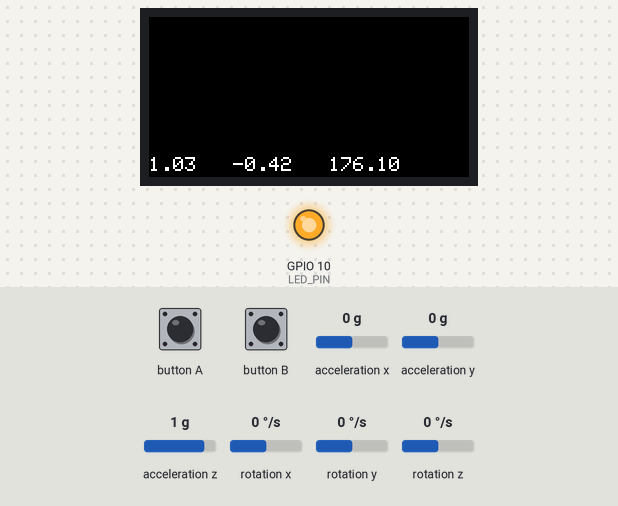
Bench run of a sketch on a simulated ESP32-S3. On the bench: 160×80 colour display, output pins drawn as LEDs (lit = HIGH). Dashed ring = blinking. Inputs (shaded band) come from the test bench; at power-on: rotation y 0 °/s, acceleration x 0 g, acceleration y 0 g, acceleration z 1 g, rotation x 0 °/s, rotation z 0 °/s. What the sketch prints to the serial monitor is not drawn.

Above: at 1.6 s.
1.7 s: button A pressed for 0.15 s
At 2.13 s:
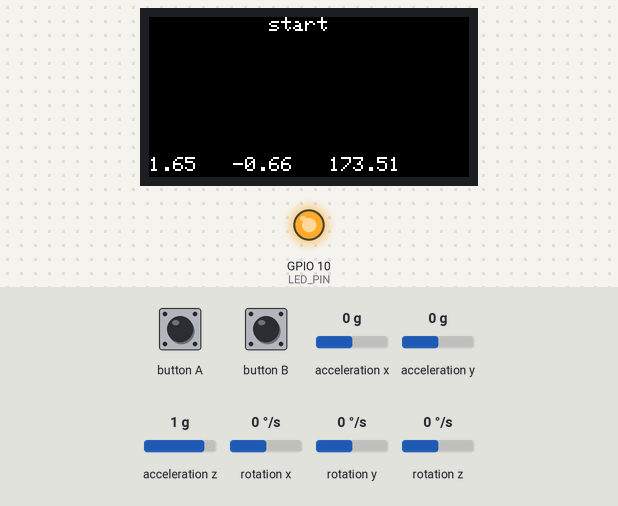
2.4 s: rotation y set to -192 °/s
At 4.55 s:
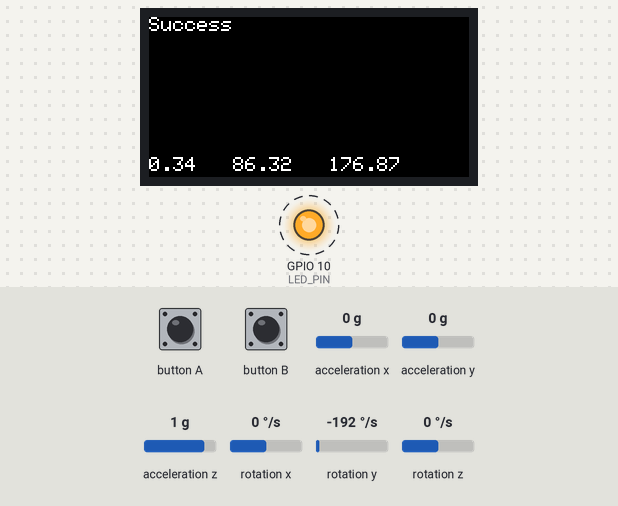
5.4 s: acceleration x set to -1.4 g
At 5.77 s:
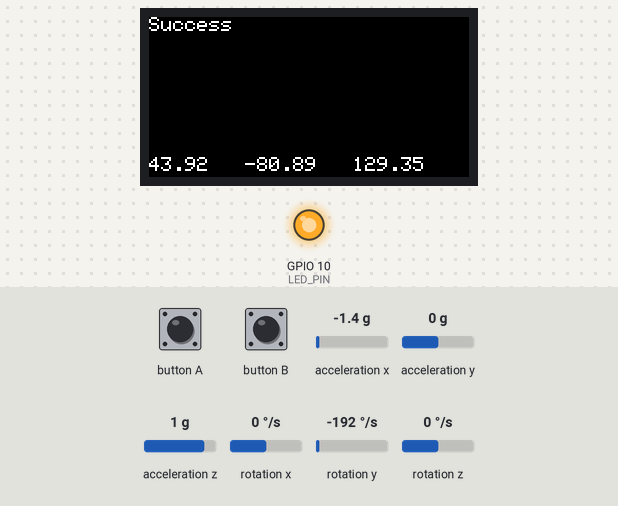
7.1 s: button A pressed for 0.15 s
At 7.6 s:
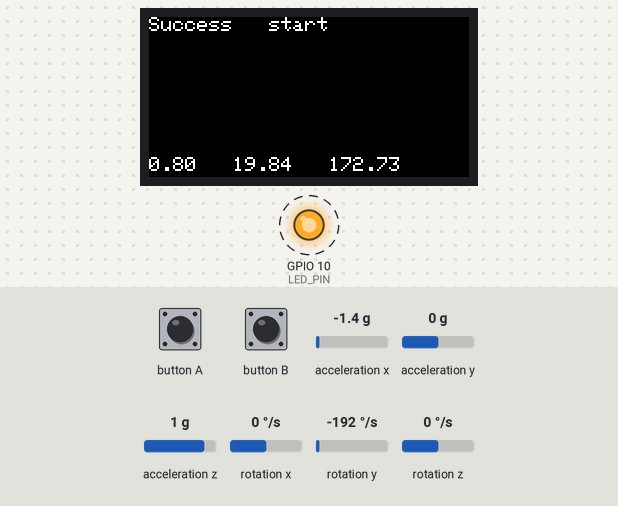
7.8 s: acceleration y set to -1.4 g
At 8.21 s:
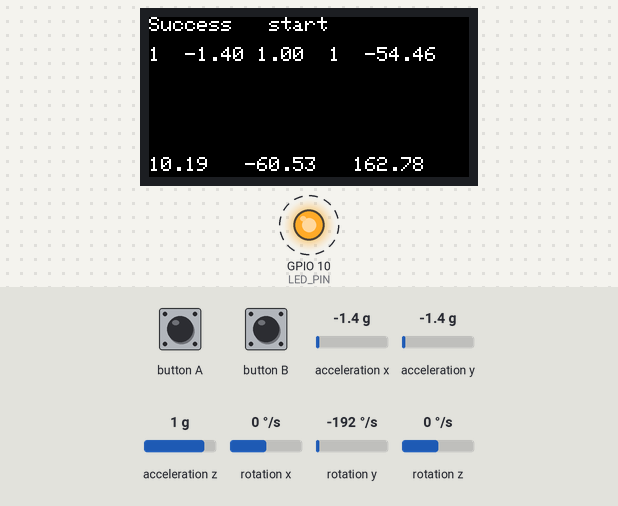
9.5 s: acceleration z set to -1.4 g
At 9.72 s:
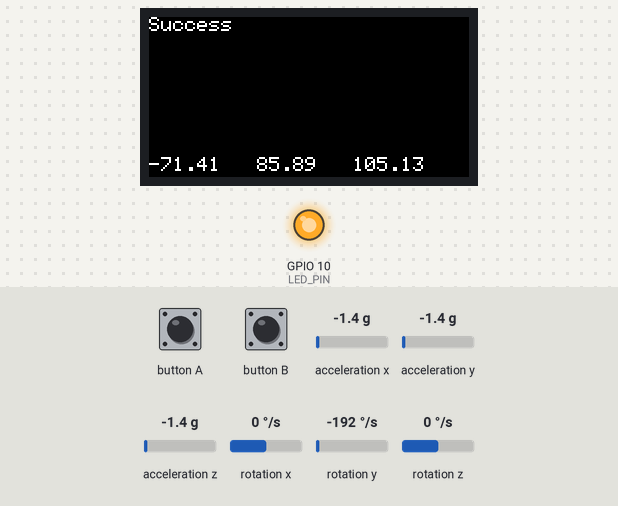
Timing chart, 0 to 12.0 s (numbered marks = the images above; inputs shaded):
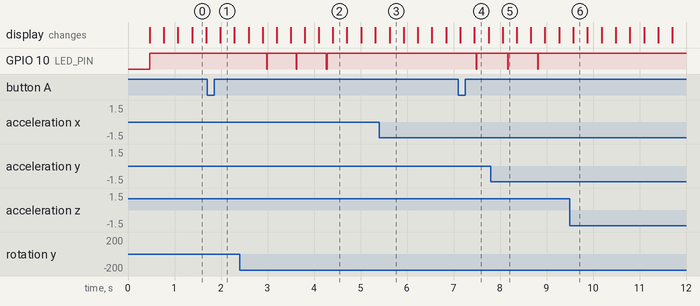

Measured:
- after the input at 1.7 s, the display: changes after 0.29 s (image 1)
- after the input at 2.4 s, GPIO 10 (LED_PIN): alternates HIGH for 0.63 s and LOW for 0.01 s, starting after 0.58 s
- after the input at 7.1 s, GPIO 10 (LED_PIN): HIGH → LOW after 0.39 s, → HIGH 0.01 s later; the display: first differs from a run without the input after 0.35 s (image 4)

The sketch:

stecking.ino
```cpp
#include <M5StickC.h>
#include <esp_now.h>
#include <WiFi.h>
#include <math.h>
#include <MadgwickAHRS.h>
Madgwick MadgwickFilter;

#define PI 3.141592653589793
// LEDの設定
#define LED_PIN 10
#define LED_ON LOW
#define LED_OFF HIGH
// 不動時のジャイロの誤差
#define e_gx 12
#define e_gy -5
#define e_gz -6
// 値取得時の誤差範囲
#define d_angle 15
// 値取得回数
#define getn 4

float ax, ay, az;//加速度　
float gx, gy, gz;//角速度　
float ROLL, PITCH, YAW;//フィルタ値
float axs[getn],azs[getn],bector[getn];//保存先
// ボタンの判定，向きの保存，カウント，向き，i
int btn, muki[getn], cnt, pls, i;

uint8_t situ[3] = {0, 0, 0};
uint8_t slaveAddress[] = { 0x24, 0x0A, 0xC4, 0xF2, 0x6C, 0xFC }; // 受信機のMACアドレスに書き換えます

void onSend(const uint8_t* mac_addr, esp_now_send_status_t status) {
    char macStr[18];
    snprintf(macStr, sizeof(macStr), "%02X:%02X:%02X:%02X:%02X:%02X",
        mac_addr[0], mac_addr[1], mac_addr[2], mac_addr[3], mac_addr[4], mac_addr[5]);

    M5.Lcd.fillScreen(BLACK);
    M5.Lcd.setTextSize(1);
    M5.Lcd.setCursor(0, 0);
    M5.Lcd.println(status == ESP_NOW_SEND_SUCCESS ? "Success" : "Failed");
}


void setup() {
  M5.begin();
  M5.Lcd.fillScreen(BLACK);
  M5.Lcd.setRotation(3);
  M5.Lcd.setTextSize(1);
  WiFi.mode(WIFI_STA);
  WiFi.disconnect();
  if (esp_now_init() == ESP_OK) {
      Serial.println("ESPNow Init Success");
  }
  esp_now_peer_info_t peerInfo;
  memcpy(peerInfo.peer_addr, slaveAddress, 6);
  peerInfo.channel = 0;
  peerInfo.encrypt = false;
  if (esp_now_add_peer(&peerInfo) != ESP_OK) {
      Serial.println("Failed to add peer");
      return;
  }
  esp_now_register_send_cb(onSend);

  M5.MPU6886.Init();//I2Cデバイスの初期化
  delay(300);
  MadgwickFilter.begin(100);//フィルタのサンプリングを100Hzで
  pinMode(LED_PIN, OUTPUT);//LEDのピン設定
  digitalWrite(LED_PIN, LED_OFF);
  btn = 0;
  cnt = 0;
  pls = 0;
}


void loop() {
  M5.update();
  digitalWrite(LED_PIN, LED_OFF);
  M5.MPU6886.getGyroData(&gx,&gy,&gz);//gyroの取得
  M5.MPU6886.getAccelData(&ax,&ay,&az);//accの取得
  MadgwickFilter.updateIMU(gx+e_gx , gy+e_gy, gz+e_gz, ax, ay, az);//madgwickフィルタの使用
  //フィルタから値の取得
  ROLL = MadgwickFilter.getRoll();
  PITCH = MadgwickFilter.getPitch();
  YAW  = MadgwickFilter.getYaw();

  M5.Lcd.setCursor(0, 70);
  M5.Lcd.printf("%.2f   %.2f   %.2f      ", ROLL, PITCH, YAW);

    // 地面と並行，直角のときを判定
  if(PITCH>-d_angle && PITCH<d_angle){
    pls = 1;
  }
  if(PITCH>90-d_angle && PITCH<90){
    pls = 2;
  }
  if(PITCH>-90 && PITCH<-90+d_angle){
    pls = 3;
  }
  // ボタンを押すかつ，体と垂直なら開始
  if (M5.BtnA.wasReleased() && btn==0 && ROLL>-d_angle && ROLL<d_angle) {
    btn = 1;
    axs[cnt] = ax;
    azs[cnt] = az;
    muki[cnt] = pls;
    cnt = 1;
    M5.Lcd.setCursor(60, 0);
    M5.Lcd.printf("start");
  }
  if(cnt >= 1 && btn == 1){
  // 前回の取得した向きと違うなら値保存
  if(muki[cnt-1]!=pls){
    muki[cnt] = pls;
    axs[cnt] = ax;
    azs[cnt] = az;
    bector[cnt] = atan2(axs[cnt],azs[cnt]) * 180.0 / PI;
    M5.Lcd.setCursor(0, 15*cnt);
    M5.Lcd.printf("%d  %.2f %.2f  %d  %.2f ",cnt,axs[cnt],azs[cnt],muki[cnt],bector[cnt]);
    cnt = cnt + 1;
    digitalWrite(LED_PIN, LED_ON);
  }

  // muki，bectorの値によってsituを変更
  // 変身，強化の条件はここで決定する
  if(cnt==getn){
    if(muki[1]==1&&muki[2]==3&&muki[3]==1){
      situ[0] = 1;
      situ[1] = 1;
    }
    else if(muki[1]==3&&muki[2]==1&&muki[3]==2){
      situ[0] = 1;
      situ[1] = 2;
    }
    else if(muki[1]==2&&muki[2]==1&&muki[3]==3){
      situ[0] = 1;
      situ[1] = 3;
    }
    else{
      situ[0] = 3;
    }
  }

  // situの値を送信
  if (cnt==getn) {
    esp_err_t result = esp_now_send(slaveAddress, situ, sizeof(situ));
    for (int i = 0; i < 3; i++) {
      Serial.print(situ[i]);
      Serial.print(" ");
    }
    Serial.print("Send Status: ");
    switch (result)
    {
    case ESP_OK:
        Serial.println("Success");
        break;
    case ESP_ERR_ESPNOW_NOT_INIT:
        Serial.println("ESPNOW not Init.");
        break;
    case ESP_ERR_ESPNOW_ARG:
        Serial.println("Invalid Argument");
        break;
    case ESP_ERR_ESPNOW_INTERNAL:
        Serial.println("Internal Error");
        break;
    case ESP_ERR_ESPNOW_NO_MEM:
        Serial.println("ESP_ERR_ESPNOW_NO_MEM");
        break;
    case ESP_ERR_ESPNOW_NOT_FOUND:
        Serial.println("Peer not found.");
        break;
    default:
        Serial.println("Not sure what happened");
        break;
    }
  }
  // 取得回数になったら初期化，出力
  if(cnt==getn){
    btn = 0;
    cnt = 0;
    pls = 0;
    M5.Lcd.setCursor(60, 0);
    M5.Lcd.printf("end");
  }
  }
  delay(10);
}
```
